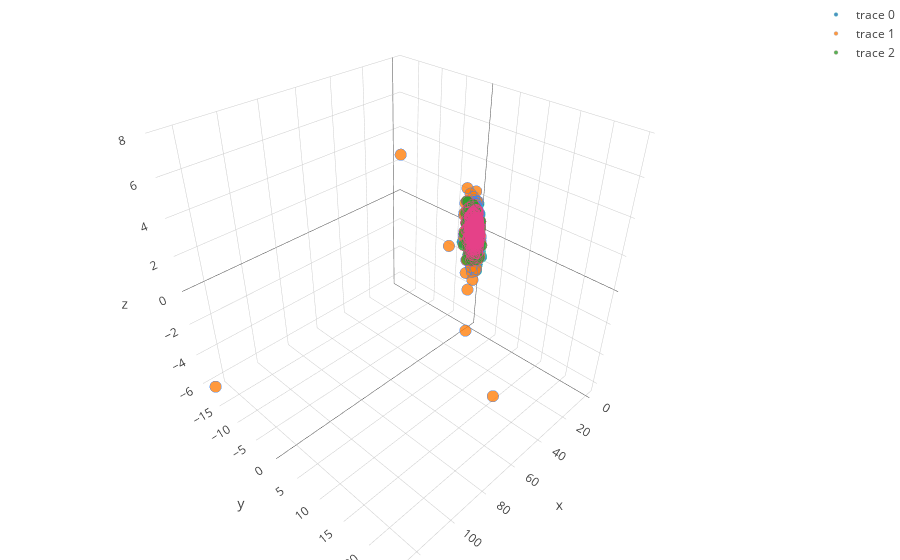

Notebook code for this chart:
### Code cell
trace1 = ta.get_trace(X_reduced, X["category"], "Amazon", "rgb(71,233,163)")
trace2 = ta.get_trace(X_reduced, X["category"], "Imdb", "rgb(52,133,252)")
trace3 = ta.get_trace(X_reduced, X["category"], "Yelp", "rgb(229,65,136)")
data = [trace1, trace2, trace3]
layout = go.Layout(
    margin=dict(
        l=0,
        r=0,
        b=0,
        t=0
    )
)
fig = go.Figure(data=data, layout=layout)
offline.iplot(fig, filename='simple-3d-scatter')

### Figure 1 — Plotly figure (JSON) as saved in the notebook; plotly's stock layout.template omitted (floating-point values rounded to 4 significant figures; data arrays with more than 128 entries replaced by an {"elided": "..."} marker saying what was removed)
{"data": [{"marker": {"line": {"color": "rgb(71,233,163)", "width": 0.2}, "opacity": 0.8, "size": 4}, "mode": "markers", "text": {"elided": "990 str values"}, "type": "scatter3d", "x": {"elided": "990 float values"}, "y": {"elided": "990 float values"}, "z": {"elided": "990 float values"}}, {"marker": {"line": {"color": "rgb(52,133,252)", "width": 0.2}, "opacity": 0.8, "size": 4}, "mode": "markers", "text": {"elided": "745 str values"}, "type": "scatter3d", "x": {"elided": "745 float values"}, "y": {"elided": "745 float values"}, "z": {"elided": "745 float values"}}, {"marker": {"line": {"color": "rgb(229,65,136)", "width": 0.2}, "opacity": 0.8, "size": 4}, "mode": "markers", "text": {"elided": "996 str values"}, "type": "scatter3d", "x": {"elided": "996 float values"}, "y": {"elided": "996 float values"}, "z": {"elided": "996 float values"}}], "layout": {"margin": {"b": 0, "l": 0, "r": 0, "t": 0}}}
